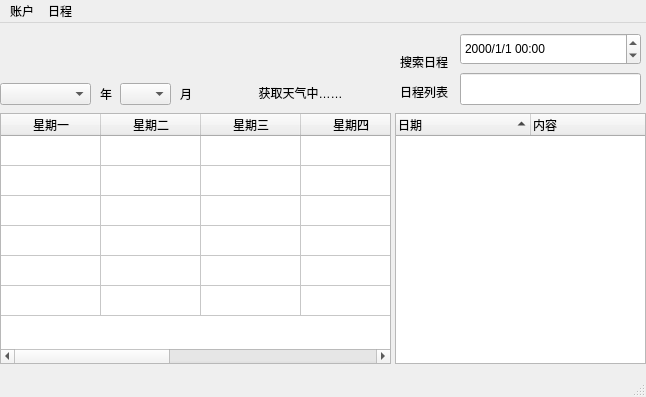
<?xml version="1.0" encoding="UTF-8"?>
<ui version="4.0">
    <class>MainWindow</class>
    <widget class="QMainWindow" name="MainWindow">
        <property name="geometry">
            <rect>
                <x>0</x>
                <y>0</y>
                <width>646</width>
                <height>397</height>
            </rect>
        </property>
        <property name="windowTitle">
            <string>精美万年历</string>
        </property>
        <widget class="QWidget" name="CalenderDialog">
            <widget class="QComboBox" name="monthCombox">
                <property name="geometry">
                    <rect>
                        <x>120</x>
                        <y>60</y>
                        <width>51</width>
                        <height>22</height>
                    </rect>
                </property>
            </widget>
            <widget class="QLabel" name="monthLabel">
                <property name="geometry">
                    <rect>
                        <x>180</x>
                        <y>60</y>
                        <width>53</width>
                        <height>21</height>
                    </rect>
                </property>
                <property name="text">
                    <string>月</string>
                </property>
            </widget>
            <widget class="QTableWidget" name="tableWidget">
                <property name="geometry">
                    <rect>
                        <x>0</x>
                        <y>90</y>
                        <width>391</width>
                        <height>251</height>
                    </rect>
                </property>
                <property name="editTriggers">
                    <set>QAbstractItemView::NoEditTriggers</set>
                </property>
                <property name="selectionMode">
                    <enum>QAbstractItemView::SingleSelection</enum>
                </property>
                <attribute name="horizontalHeaderStretchLastSection">
                    <bool>false</bool>
                </attribute>
                <attribute name="verticalHeaderVisible">
                    <bool>false</bool>
                </attribute>
                <attribute name="verticalHeaderStretchLastSection">
                    <bool>false</bool>
                </attribute>
                <row>
                    <property name="text">
                        <string>行1</string>
                    </property>
                </row>
                <row>
                    <property name="text">
                        <string>行2</string>
                    </property>
                </row>
                <row>
                    <property name="text">
                        <string>行3</string>
                    </property>
                </row>
                <row>
                    <property name="text">
                        <string>行4</string>
                    </property>
                </row>
                <row>
                    <property name="text">
                        <string>行5</string>
                    </property>
                </row>
                <row>
                    <property name="text">
                        <string>行6</string>
                    </property>
                </row>
                <column>
                    <property name="text">
                        <string>星期一</string>
                    </property>
                </column>
                <column>
                    <property name="text">
                        <string>星期二</string>
                    </property>
                </column>
                <column>
                    <property name="text">
                        <string>星期三</string>
                    </property>
                </column>
                <column>
                    <property name="text">
                        <string>星期四</string>
                    </property>
                </column>
                <column>
                    <property name="text">
                        <string>星期五</string>
                    </property>
                </column>
                <column>
                    <property name="text">
                        <string>星期六</string>
                    </property>
                </column>
                <column>
                    <property name="text">
                        <string>星期日</string>
                    </property>
                </column>
            </widget>
            <widget class="QLabel" name="currentTime">
                <property name="geometry">
                    <rect>
                        <x>0</x>
                        <y>10</y>
                        <width>251</width>
                        <height>31</height>
                    </rect>
                </property>
                <property name="font">
                    <font>
                        <pointsize>20</pointsize>
                        <weight>75</weight>
                        <italic>true</italic>
                        <bold>true</bold>
                    </font>
                </property>
                <property name="autoFillBackground">
                    <bool>false</bool>
                </property>
                <property name="text">
                    <string/>
                </property>
                <property name="textFormat">
                    <enum>Qt::AutoText</enum>
                </property>
                <property name="alignment">
                    <set>Qt::AlignLeading|Qt::AlignLeft|Qt::AlignVCenter</set>
                </property>
            </widget>
            <widget class="QLabel" name="yearLabel">
                <property name="geometry">
                    <rect>
                        <x>100</x>
                        <y>60</y>
                        <width>53</width>
                        <height>21</height>
                    </rect>
                </property>
                <property name="text">
                    <string>年</string>
                </property>
            </widget>
            <widget class="QComboBox" name="yearCombox">
                <property name="geometry">
                    <rect>
                        <x>0</x>
                        <y>60</y>
                        <width>91</width>
                        <height>22</height>
                    </rect>
                </property>
            </widget>
            <widget class="QTreeWidget" name="reminderTree">
                <property name="geometry">
                    <rect>
                        <x>395</x>
                        <y>90</y>
                        <width>251</width>
                        <height>251</height>
                    </rect>
                </property>
                <property name="selectionMode">
                    <enum>QAbstractItemView::ExtendedSelection</enum>
                </property>
                <property name="sortingEnabled">
                    <bool>true</bool>
                </property>
                <attribute name="headerDefaultSectionSize">
                    <number>135</number>
                </attribute>
                <attribute name="headerShowSortIndicator" stdset="0">
                    <bool>true</bool>
                </attribute>
                <attribute name="headerStretchLastSection">
                    <bool>true</bool>
                </attribute>
                <column>
                    <property name="text">
                        <string>日期</string>
                    </property>
                </column>
                <column>
                    <property name="text">
                        <string>内容</string>
                    </property>
                </column>
            </widget>
            <widget class="QLabel" name="reminderListLabel">
                <property name="geometry">
                    <rect>
                        <x>400</x>
                        <y>60</y>
                        <width>58</width>
                        <height>18</height>
                    </rect>
                </property>
                <property name="text">
                    <string>日程列表</string>
                </property>
            </widget>
            <widget class="QLineEdit" name="searchLineEdit">
                <property name="geometry">
                    <rect>
                        <x>460</x>
                        <y>50</y>
                        <width>181</width>
                        <height>32</height>
                    </rect>
                </property>
            </widget>
            <widget class="QLabel" name="searchLabel">
                <property name="geometry">
                    <rect>
                        <x>400</x>
                        <y>30</y>
                        <width>58</width>
                        <height>18</height>
                    </rect>
                </property>
                <property name="text">
                    <string>搜索日程</string>
                </property>
            </widget>
            <widget class="QGraphicsView" name="weatherIconView">
                <property name="geometry">
                    <rect>
                        <x>270</x>
                        <y>0</y>
                        <width>64</width>
                        <height>64</height>
                    </rect>
                </property>
                <property name="autoFillBackground">
                    <bool>false</bool>
                </property>
                <property name="styleSheet">
                    <string notr="true">background-color: rgba(0, 0, 0, 0);</string>
                </property>
                <property name="frameShape">
                    <enum>QFrame::NoFrame</enum>
                </property>
                <property name="frameShadow">
                    <enum>QFrame::Plain</enum>
                </property>
                <property name="backgroundBrush">
                    <brush brushstyle="NoBrush">
                        <color alpha="255">
                            <red>0</red>
                            <green>0</green>
                            <blue>0</blue>
                        </color>
                    </brush>
                </property>
            </widget>
            <widget class="QLabel" name="weatherInfo">
                <property name="geometry">
                    <rect>
                        <x>250</x>
                        <y>60</y>
                        <width>101</width>
                        <height>20</height>
                    </rect>
                </property>
                <property name="text">
                    <string>获取天气中……</string>
                </property>
                <property name="alignment">
                    <set>Qt::AlignCenter</set>
                </property>
            </widget>
            <widget class="QDateTimeEdit" name="searchDateTimeEdit">
                <property name="geometry">
                    <rect>
                        <x>460</x>
                        <y>10</y>
                        <width>181</width>
                        <height>32</height>
                    </rect>
                </property>
                <property name="displayFormat">
                    <string>yyyy/M/d hh:mm</string>
                </property>
            </widget>
        </widget>
        <widget class="QMenuBar" name="menubar">
            <property name="geometry">
                <rect>
                    <x>0</x>
                    <y>0</y>
                    <width>646</width>
                    <height>32</height>
                </rect>
            </property>
            <widget class="QMenu" name="reminderMenu">
                <property name="title">
                    <string>日程</string>
                </property>
                <addaction name="openReminderDialogAction"/>
            </widget>
            <widget class="QMenu" name="accountMenu">
                <property name="title">
                    <string>账户</string>
                </property>
                <addaction name="loginAction"/>
                <addaction name="registerAction"/>
                <addaction name="signoutAction"/>
            </widget>
            <addaction name="accountMenu"/>
            <addaction name="reminderMenu"/>
        </widget>
        <widget class="QStatusBar" name="statusbar"/>
        <action name="openReminderDialogAction">
            <property name="text">
                <string>添加日程</string>
            </property>
        </action>
        <action name="loginAction">
            <property name="text">
                <string>登录</string>
            </property>
        </action>
        <action name="registerAction">
            <property name="text">
                <string>注册</string>
            </property>
        </action>
        <action name="signoutAction">
            <property name="text">
                <string>退出登录</string>
            </property>
        </action>
    </widget>
    <resources/>
    <connections/>
</ui>
